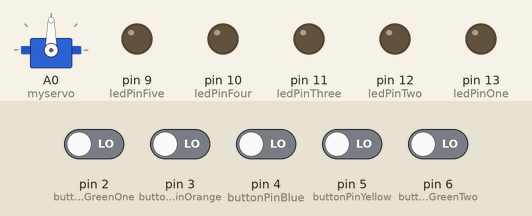
Recording of a sketch running on a simulated Arduino Uno, built with avr-gcc and run on an emulated ATmega328P. On the bench: servo, output pins drawn as LEDs (lit = HIGH). The inputs (shaded band) are chosen by the test bench; at power-on: pin 2 (buttonPinGreenOne), pin 3 (buttonPinOrange), pin 4 (buttonPinBlue), pin 5 (buttonPinYellow), pin 6 (buttonPinGreenTwo) LOW. What the sketch prints to the serial monitor is not drawn.

Above: at 1.2 s.
1.3 s: pin 2 (buttonPinGreenOne) driven HIGH and pin 3 (buttonPinOrange) driven HIGH and pin 4 (buttonPinBlue) driven HIGH and pin 5 (buttonPinYellow) driven HIGH and pin 6 (buttonPinGreenTwo) driven HIGH
At 2.0 s:
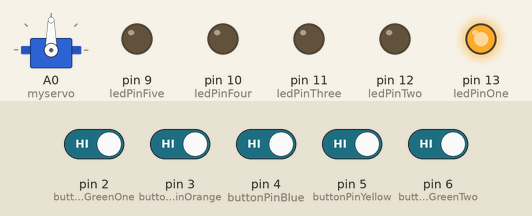
Timing chart, 0 to 4.3 s (numbered marks = the images above; inputs shaded):
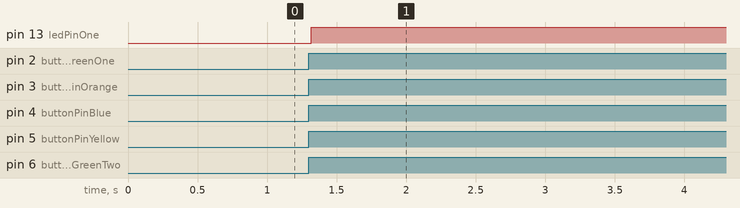

Measured:
- after the input at 1.3 s, pin 13 (ledPinOne): LOW → HIGH at once

The sketch:

6-pin_LED_Lock_-_James_Ensley.ino
```cpp
#include <Servo.h>

// constants won't change. They're used here to set pin numbers:
const int buttonPinGreenOne = 2;     // the number of the pushbutton pin
const int buttonPinOrange = 3;
const int buttonPinBlue = 4;
const int buttonPinYellow = 5;
const int buttonPinGreenTwo = 6;
int lockCode = 0;
int numOfButtonPressed = 0;

const int ledPinOne =  13;      // the number of the LED pin
const int ledPinTwo =  12;
const int ledPinThree =  11;
const int ledPinFour =  10;
const int ledPinFive =  9;

// variables will change:
int buttonStateGreenOne = 0;
int buttonStateOrange = 0;
int buttonStateBlue = 0;
int buttonStateYellow = 0;
int buttonStateGreenTwo = 0;

int firstPressed = 0;
int secondPressed = 0;
int thirdPressed = 0;
int correctCode = 0;
int pos = 0;

Servo myservo;


void setup() {
  // initialize the LED pin as an output:
  pinMode(ledPinOne, OUTPUT);
  pinMode(ledPinTwo, OUTPUT);
  pinMode(ledPinThree, OUTPUT);
  pinMode(ledPinFour, OUTPUT);
  pinMode(ledPinFive, OUTPUT);

  // initialize the pushbutton pin as an input:

  pinMode(buttonPinGreenOne, INPUT);
  pinMode(buttonPinOrange, INPUT);
  pinMode(buttonPinBlue, INPUT);
  pinMode(buttonPinYellow, INPUT);
  pinMode(buttonPinGreenTwo, INPUT);

  myservo.attach(A0);

  Serial.begin(9600);
}


void loop() {
  // read the state of the pushbutton value:
  buttonStateGreenOne = digitalRead(buttonPinGreenOne);
  buttonStateOrange = digitalRead(buttonPinOrange);
  buttonStateBlue = digitalRead(buttonPinBlue);
  buttonStateYellow = digitalRead(buttonPinYellow);
  buttonStateGreenTwo = digitalRead(buttonPinGreenTwo);

  if (buttonStateGreenOne == HIGH & buttonStateOrange == HIGH & buttonStateBlue == HIGH & buttonStateYellow == HIGH & buttonStateGreenTwo == HIGH  ) {
    // turn LED on:
    digitalWrite(ledPinOne, HIGH);
  } else {
    // turn LED off:
    digitalWrite(ledPinOne, LOW);
  }

  // check if the pushbutton is pressed. If it is, the buttonState is HIGH:
  if (buttonStateGreenOne == HIGH){
    numOfButtonPressed++;
    delay(1000);
    lockCode++;
    if (numOfButtonPressed == 1){
    firstPressed = 1;
    }
    if (numOfButtonPressed == 2){
    secondPressed = 1;
    }
    if (numOfButtonPressed == 3){
      thirdPressed = 1;
    }
  }
  if (buttonStateOrange == HIGH){
    numOfButtonPressed++;
    delay(1000);
    lockCode = lockCode + 2;
    if (numOfButtonPressed == 1){
    firstPressed = 2;
    }
    if (numOfButtonPressed == 2){
    secondPressed = 2;
    }
    if (numOfButtonPressed == 3){
      thirdPressed = 2;
    }
  }
  if (buttonStateBlue == HIGH){
    numOfButtonPressed++;
    delay(1000);
    lockCode = lockCode + 3;
    if (numOfButtonPressed == 1){
    firstPressed = 3;
    }
    if (numOfButtonPressed == 2){
    secondPressed = 3;
    }
    if (numOfButtonPressed == 3){
      thirdPressed = 3;
    }
  }
  if (buttonStateYellow == HIGH){
    numOfButtonPressed++;
    delay(1000);
    lockCode = lockCode + 4;
    if (numOfButtonPressed == 1){
    firstPressed = 4;
    }
    if (numOfButtonPressed == 2){
    secondPressed = 4;
    }
    if (numOfButtonPressed == 3){
      thirdPressed = 4;
    }
  }
  if (buttonStateGreenTwo == HIGH){
    numOfButtonPressed++;
    delay(1000);
    lockCode = lockCode + 5;
    if (numOfButtonPressed == 1){
    firstPressed = 5;
    }
    if (numOfButtonPressed == 2){
    secondPressed = 5;
    }
    if (numOfButtonPressed == 3){
      thirdPressed = 5;
    }
  }

  if (firstPressed == 1 && secondPressed == 2 && thirdPressed == 3){
    correctCode++;
  }

  if (correctCode == 1 && lockCode == 6 && numOfButtonPressed == 3){
    //pos++;
    digitalWrite(ledPinOne, HIGH);
    delay(1000);
    digitalWrite(ledPinTwo, HIGH);
    delay(1000);
    digitalWrite(ledPinThree, HIGH);
    delay(1000);
    digitalWrite(ledPinFour, HIGH);
    delay(1000);
    digitalWrite(ledPinFive, HIGH);
    delay(3000);
    correctCode++;
    while(correctCode == 2){
      myservo.write(pos);
      pos = 90;
      delay(3000);

      myservo.write(pos);
      correctCode = 1;
      }

    digitalWrite(ledPinOne, LOW);
    digitalWrite(ledPinTwo, LOW);
    digitalWrite(ledPinThree, LOW);
    digitalWrite(ledPinFour, LOW);
    digitalWrite(ledPinFive, LOW);
    numOfButtonPressed = 0;
    lockCode = 0;
    firstPressed = 0;
    secondPressed = 0;
    thirdPressed = 0;
    correctCode = 0;
    pos = 0;
  }

  if (numOfButtonPressed >= 3){
    numOfButtonPressed = 0;
    lockCode = 0;
    firstPressed = 0;
    secondPressed = 0;
    thirdPressed = 0;
    correctCode = 0;
    pos = 0;
  }

  Serial.println(numOfButtonPressed);
  Serial.println(lockCode);
  Serial.println(firstPressed);
  Serial.println(secondPressed);
  Serial.println(thirdPressed);
  Serial.println(correctCode);
}
```
